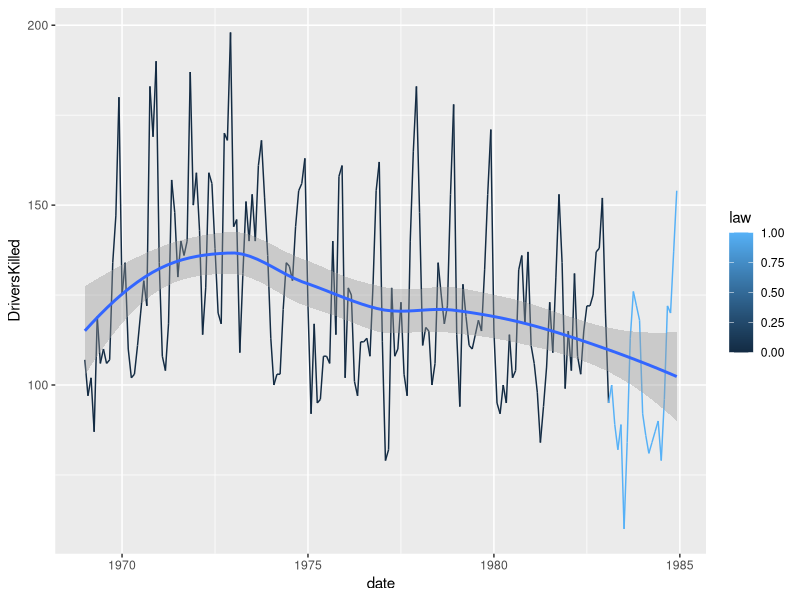
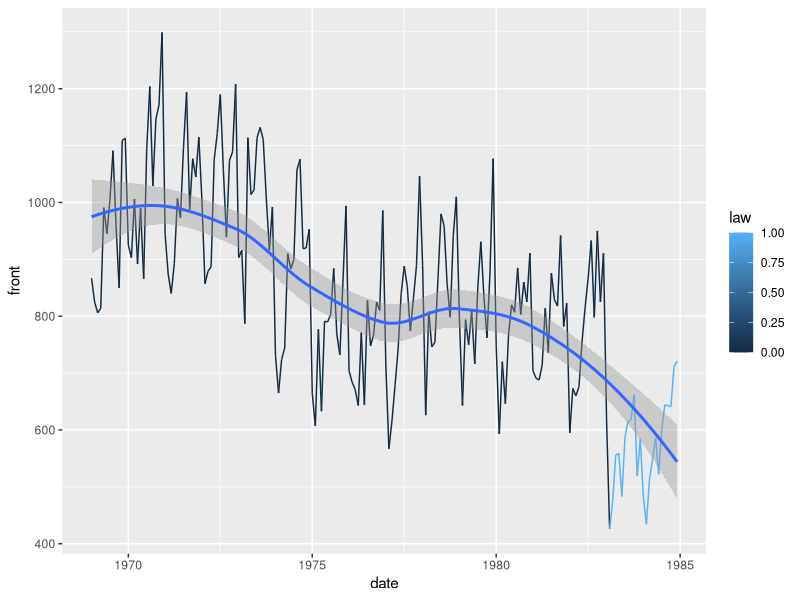
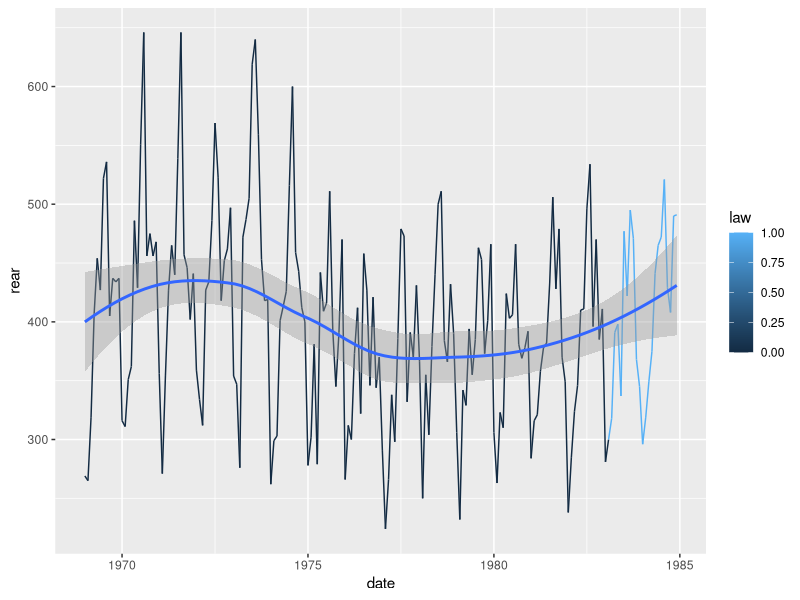
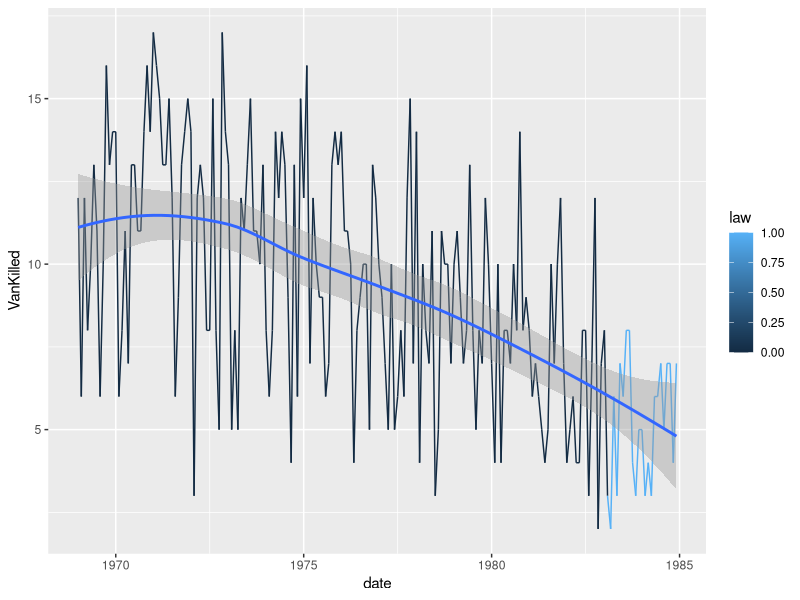
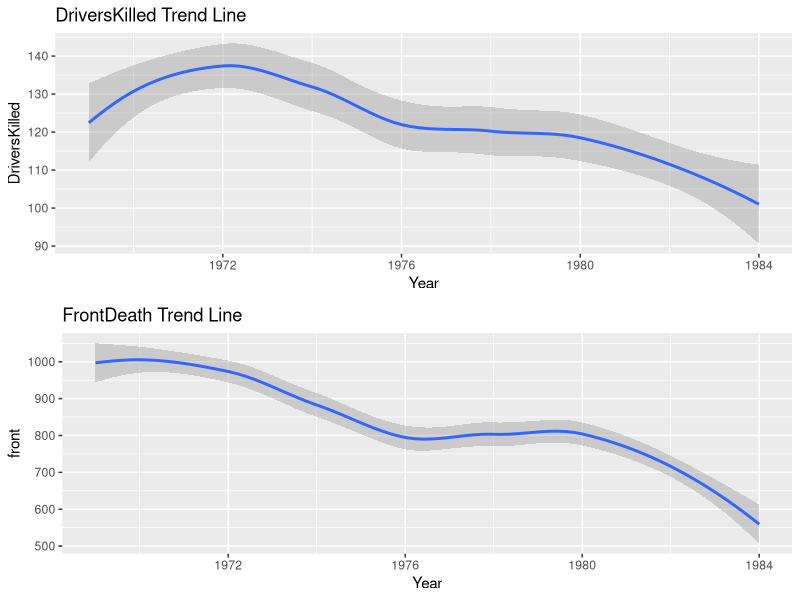
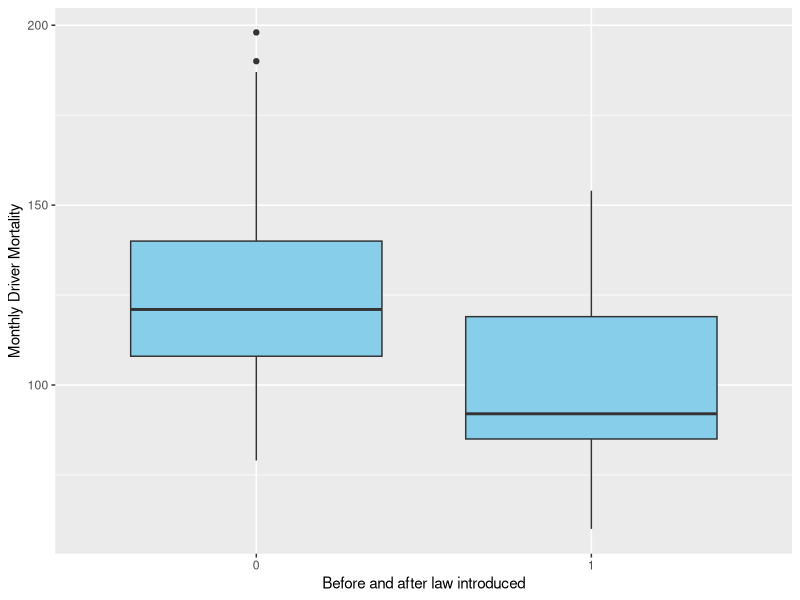
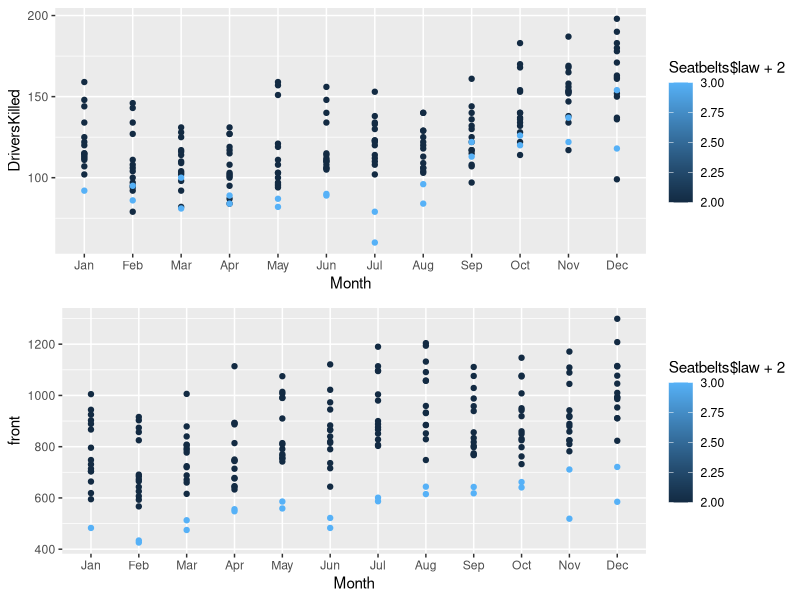

Write the R code that produced these figures, in order.
## ---- chunk 1
# Libraries
set.seed(96024)
library(tidyverse)
library(readr)
library(kableExtra)
library(bookdown)
library(ggplot2)
## ---- chunk 2
knitr::opts_chunk$set(fig.pos = 'H', echo = FALSE, message = FALSE, warning = FALSE)
## ---- chunk 3
Seatbelts_data = data.frame(as.matrix(Seatbelts), date=time(Seatbelts))
## ---- chunk 4
ggplot(data=Seatbelts_data, aes(x=date,y=DriversKilled,col=law))+geom_line()+geom_smooth()
## ---- chunk 5
ggplot(data=Seatbelts_data, aes(x=date,y=front,col=law))+geom_line()+geom_smooth()
## ---- chunk 6
ggplot(data=Seatbelts_data, aes(x=date,y=rear,col=law))+geom_line()+geom_smooth()
## ---- chunk 7
ggplot(data=Seatbelts_data, aes(x=date,y=VanKilled,col=law))+geom_line()+geom_smooth()
## ---- chunk 8
Seatbelts_data %>%
  group_by(law) %>%
  summarise(DriversKilled_Average=mean(DriversKilled)) %>%
  kable(caption="Drivers killed before and after law")
## ---- chunk 9
Seatbelts_data %>%
  group_by(law) %>%
  summarise(Rear_Average=mean(rear)) %>%
  kable(caption="Back seat passengers killed before and after law")
## ---- chunk 10
Seatbelts_data %>%
  group_by(law) %>%
  summarise(Front_Average=mean(front)) %>%
  kable(caption="Front seat passengers killed before and after law")
## ---- chunk 11
Seatbelts_data %>%
  group_by(law) %>%
  summarise(Van_Average=mean(VanKilled)) %>%
  kable(caption="Light good vehicle drivers killed before and after law")
## ---- chunk 12
data(Seatbelts)
Seatbelts <- data.frame(Year=floor(time(Seatbelts)),
Month=factor(cycle(Seatbelts),
labels=month.abb), Seatbelts)
## ---- chunk 13
selectdata <- Seatbelts %>% 
  select(DriversKilled, drivers, front, rear, Year)
ggplot(data = selectdata) +
  geom_smooth(mapping = aes(x = Year, y = DriversKilled)) +
  ggtitle("DriversKilled Trend Line")->f1
ggplot(data = selectdata) +
  geom_smooth(mapping = aes(x = Year, y = front)) +
  ggtitle("FrontDeath Trend Line")->f2
library(gridExtra)
grid.arrange(f1, f2)
## ---- chunk 14
Bluebox <-ggplot(Seatbelts, aes(x=factor(law), y =DriversKilled)) +geom_boxplot(fill = "skyblue") +theme_grey()+ylab ("Monthly Driver Mortality")+xlab("Before and after law introduced")
Bluebox
## ---- chunk 15
Beforelawsub <-filter(Seatbelts, law ==0)
summary(Beforelawsub)

## ---- chunk 16
Afterlawsub <-filter(Seatbelts, law!=0)
summary(Afterlawsub)
## ---- chunk 17
 ggplot(data = Seatbelts) +
  geom_point(mapping = aes(x = Month, y = DriversKilled, col=Seatbelts$law + 2))-> G1

 ggplot(data = Seatbelts) +
  geom_point(mapping = aes(x = Month, y = front, col=Seatbelts$law + 2))-> G2
 
 library(gridExtra)
grid.arrange(G1, G2)
